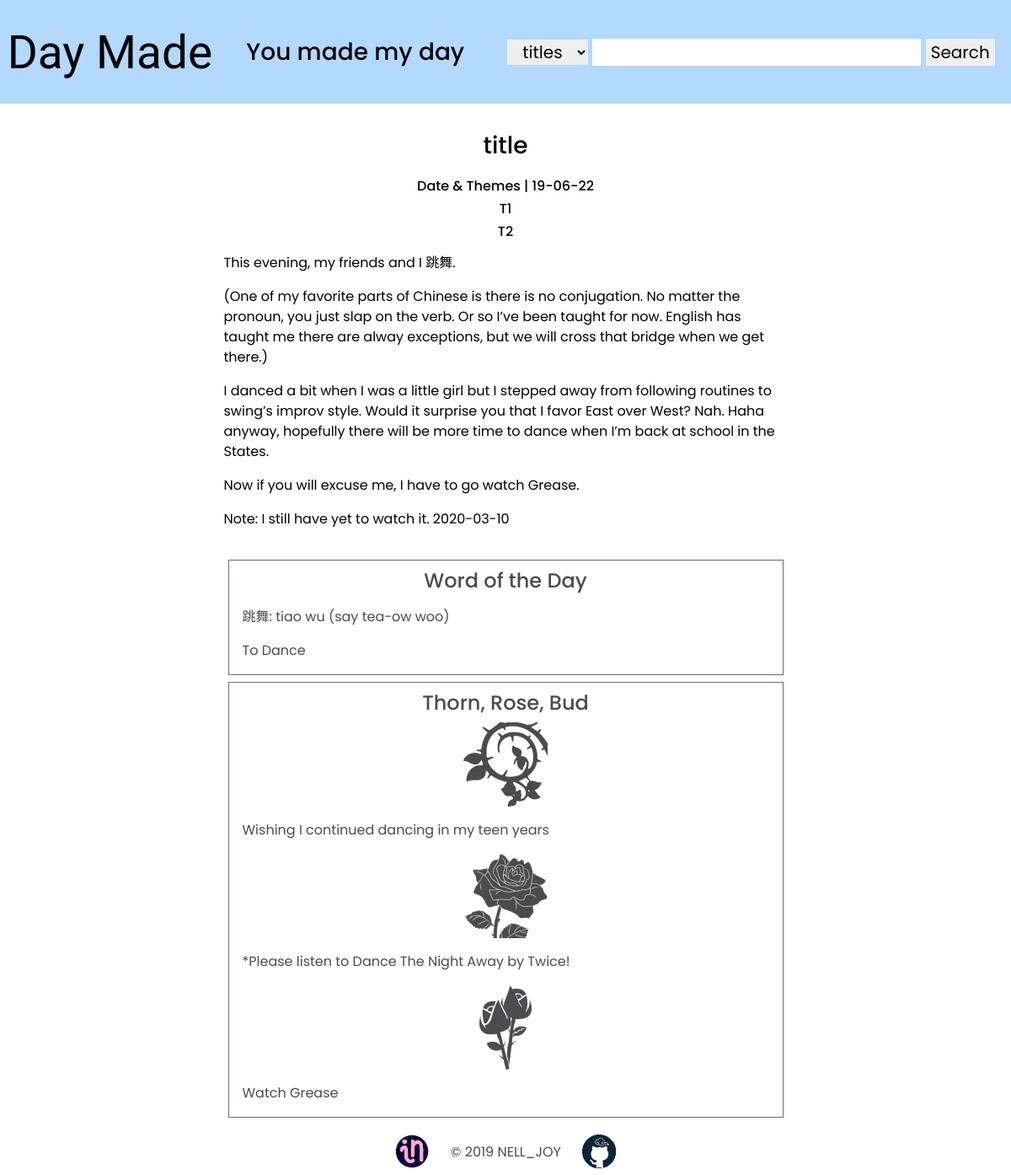
/blog/19-06-22, run on the app's committed database.
### tables this page shows
CREATE TABLE journaling (date text, title text, themes text, paragraph text);

CREATE TABLE wordofday (date text, word text, pronounce text, definition text);

CREATE TABLE flowers (date text, thorn text, rose text, bud text);

### app.py (the view)
@app.route("/blog/<string:theDate>", methods=["GET"])
def journal(theDate):
    if request.method == "GET":
        query_words = "SELECT * FROM wordofday WHERE date = '" + theDate + "';"
        query_journal = "SELECT * FROM journaling WHERE date = '" + theDate + "';"
        query_rbt = "SELECT * FROM flowers WHERE date = '" + theDate + "';"
        big={'words': get_data_from_db(query_words),'journal':get_data_from_db(query_journal), 'rbt':get_data_from_db(query_rbt)} #, 'thorn': getPhoto('thorn'), 'rose':getPhoto('rose'),'bud':getPhoto('bud')}
        return render_template("blog.html", specs=big)

### app.py (called while the page is built)
def get_data_from_db(query: str) -> list:
    conn = sqlite3.connect('day_tabase.sqlite3')
    cur = conn.cursor()
    cur.execute(query)
    rows = cur.fetchall()
    return rows

### templates/blog.html
{% extends "base.html" %}
{% block content %}
<div>
    <div class='mainbody mui--no-user-select'>
        <h3>{{ specs['journal'][0][1] }}</h3>
        <h6 class="mui--text-right">Date & Themes | {{ specs['journal'][0][0] }}</h6>
        {% for n in specs['journal'][0][2].split('\\n') %}
        <h6 class="mui--text-right">{{ n }}</h6>
        {% endfor %}
        {% for m in specs['journal'][0][3].split('\\n') %}
        <p>{{ m }}</p>
        {% endfor %}
    </div>
    <div class="aboutside">
        <div class='sideblog'>
            <h4>Word of the Day</h4>
            <p>{{ specs['words'][0][1] }}: {{ specs['words'][0][2] }}</p>
            <p>{{ specs['words'][0][3] }}</p>
        </div>
        <div class='sideblog'>
            <h4 >Thorn, Rose, Bud</h4>
            <img src="../static/thorn.png" alt="a thorn reps the bad" class=flowers>
            <p>{{ specs['rbt'][0][1] }}</p>
            <img src="../static/rose.png" alt="a rose reps the good" class=flowers>
            <p>{{ specs['rbt'][0][2] }}</p>
            <img src="../static/bud.png" alt="a bud reps what I'm looking forward to" class=flowers>
            <p>{{ specs['rbt'][0][3] }}</p>
        </div>
    </div>
</div>
{% endblock %}

### static/css/style.css (style rules this page uses)
* { color: black; font-family: Poppins; text-align: center; border: 0px; margin: 0; }
.aboutside { background-color: white; opacity: .7; display: inline-table; margin: auto; }
.sideblog { margin:.5em; border: 1px rgb(57, 39, 49) solid; }
.mainbody { width: 99%; padding: 1%; display: inline-block; }
h3 { margin: .75em; }
h4 { padding-top: 10px; }
p { text-align: left; margin: 1em; }
@media screen and (min-width: 768px) { .aboutside { width: 675px; } }
@media screen and (min-width: 768px) { .mainbody { width: 725px; } }

### data on the page
journaling: title "title", date "19-06-22"
wordofday: word "跳舞", pronounce "tiao wu (say tea-ow woo)", definition "To Dance"
flowers: thorn "Wishing I continued dancing in my teen years", rose "*Please listen to Dance The Night Away by Twice!", bud "Watch Grease"

### other printed values
{{ n }} "T1" "T2"
{{ m }} "This evening, my friends and I 跳舞." "Now if you will excuse me, I have to go watch Grease." "Note: I still have yet to watch it. 2020-03-10"
form field category "titles"
